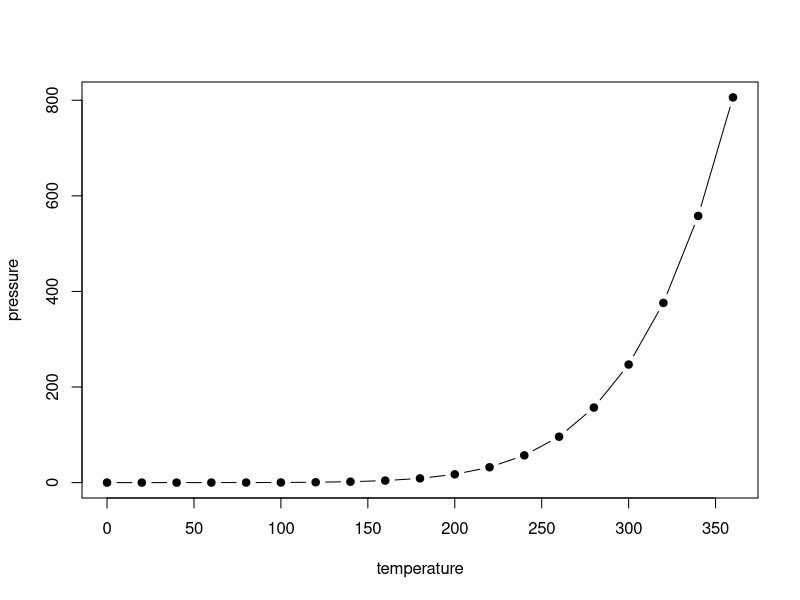

Generate this figure with R: (Note: this script raises an error after producing the figure.)
## ---- chunk 1
plot(pressure, pch = 19, type = "b")
## ---- chunk 2
knitr::include_graphics("img/mtcars-scatter.png")
## ---- chunk 3
mod <- lm(mpg ~ wt, data = mtcars)
coefcis <- cbind(coef(mod), confint.default(mod))
colnames(coefcis) <- c("Estimate","95% CI lower limit","95% CI upper limit")
knitr::kable(coefcis, digits = 2, booktabs = TRUE, caption = "Parameter estimates from regression of mpg on weight.")
